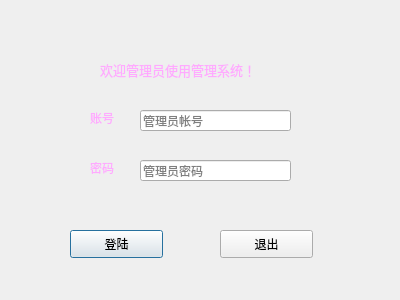
<?xml version="1.0" encoding="UTF-8"?>
<ui version="4.0">
 <class>Managermenu</class>
 <widget class="QDialog" name="Managermenu">
  <property name="geometry">
   <rect>
    <x>0</x>
    <y>0</y>
    <width>400</width>
    <height>300</height>
   </rect>
  </property>
  <property name="windowTitle">
   <string>管理员登陆</string>
  </property>
  <property name="styleSheet">
   <string notr="true">#Managermenu{
border-image: url(:/new/prefix1/Apple.jpg);
}</string>
  </property>
  <widget class="QLabel" name="label">
   <property name="geometry">
    <rect>
     <x>100</x>
     <y>60</y>
     <width>201</width>
     <height>20</height>
    </rect>
   </property>
   <property name="font">
    <font>
     <pointsize>10</pointsize>
    </font>
   </property>
   <property name="styleSheet">
    <string notr="true">color: rgb(255, 170, 255);</string>
   </property>
   <property name="text">
    <string>欢迎管理员使用管理系统！</string>
   </property>
  </widget>
  <widget class="QLabel" name="label_2">
   <property name="geometry">
    <rect>
     <x>90</x>
     <y>110</y>
     <width>72</width>
     <height>15</height>
    </rect>
   </property>
   <property name="styleSheet">
    <string notr="true">color: rgb(255, 170, 255);</string>
   </property>
   <property name="text">
    <string>账号</string>
   </property>
  </widget>
  <widget class="QLabel" name="label_3">
   <property name="geometry">
    <rect>
     <x>90</x>
     <y>160</y>
     <width>72</width>
     <height>15</height>
    </rect>
   </property>
   <property name="styleSheet">
    <string notr="true">color: rgb(255, 170, 255);</string>
   </property>
   <property name="text">
    <string>密码</string>
   </property>
  </widget>
  <widget class="QLineEdit" name="lineEdit">
   <property name="geometry">
    <rect>
     <x>140</x>
     <y>110</y>
     <width>151</width>
     <height>21</height>
    </rect>
   </property>
   <property name="placeholderText">
    <string>管理员帐号</string>
   </property>
   <property name="clearButtonEnabled">
    <bool>true</bool>
   </property>
  </widget>
  <widget class="QLineEdit" name="lineEdit_2">
   <property name="geometry">
    <rect>
     <x>140</x>
     <y>160</y>
     <width>151</width>
     <height>21</height>
    </rect>
   </property>
   <property name="echoMode">
    <enum>QLineEdit::Password</enum>
   </property>
   <property name="placeholderText">
    <string>管理员密码</string>
   </property>
   <property name="clearButtonEnabled">
    <bool>true</bool>
   </property>
  </widget>
  <widget class="QPushButton" name="Loginbtn">
   <property name="geometry">
    <rect>
     <x>70</x>
     <y>230</y>
     <width>93</width>
     <height>28</height>
    </rect>
   </property>
   <property name="text">
    <string>登陆</string>
   </property>
  </widget>
  <widget class="QPushButton" name="pushButton_2">
   <property name="geometry">
    <rect>
     <x>220</x>
     <y>230</y>
     <width>93</width>
     <height>28</height>
    </rect>
   </property>
   <property name="text">
    <string>退出</string>
   </property>
  </widget>
 </widget>
 <resources/>
 <connections/>
</ui>
